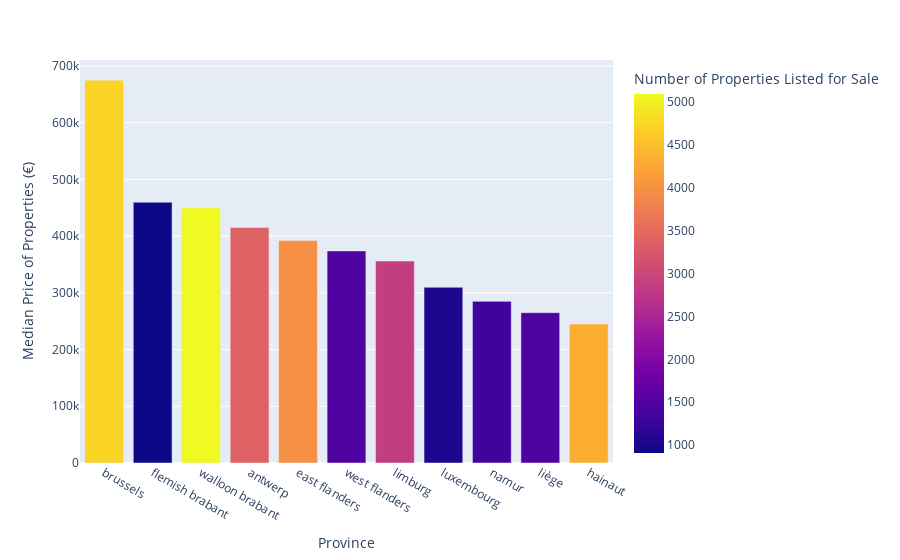

Notebook source saved alongside this figure:
### Code cell
# FIX IT! BECAUSE IT'S WRONG :(

median_price_per_province = df.groupby('province')['price'].median().sort_values(ascending=False)
number_of_properties_per_province = df['province'].value_counts().sort_index()

px.bar(df, x=median_price_per_province.index, y=median_price_per_province.values, color=number_of_properties_per_province.values, labels ={
    'x':'Province',
    'y':'Median Price of Properties (€)',
    'color':'Number of Properties Listed for Sale'
    })

### Figure 1 — Plotly figure (JSON) as saved in the notebook; plotly's stock layout.template omitted (floating-point values rounded to 4 significant figures)
{"data": [{"alignmentgroup": "True", "hovertemplate": "Province=%{x}<br>Median Price of Properties (€)=%{y}<br>Number of Properties Listed for Sale=%{marker.color}<extra></extra>", "legendgroup": "", "marker": {"color": [4715, 910, 5087, 3372, 3975, 1475, 2873, 1036, 1344, 1451, 4316], "coloraxis": "coloraxis", "pattern": {"shape": ""}}, "name": "", "offsetgroup": "", "orientation": "v", "showlegend": false, "textposition": "auto", "type": "bar", "x": ["brussels", "flemish brabant", "walloon brabant", "antwerp", "east flanders", "west flanders", "limburg", "luxembourg", "namur", "liège", "hainaut"], "xaxis": "x", "y": [675000, 459637, 450000, 415000, 392215, 373900.0, 356133, 309750, 285000, 265000, 245000], "yaxis": "y"}], "layout": {"barmode": "relative", "coloraxis": {"colorbar": {"title": {"text": "Number of Properties Listed for Sale"}}, "colorscale": [[0, "#0d0887"], [0.1111, "#46039f"], [0.2222, "#7201a8"], [0.3333, "#9c179e"], [0.4444, "#bd3786"], [0.5556, "#d8576b"], [0.6667, "#ed7953"], [0.7778, "#fb9f3a"], [0.8889, "#fdca26"], [1, "#f0f921"]]}, "legend": {"tracegroupgap": 0}, "margin": {"t": 60}, "xaxis": {"anchor": "y", "domain": [0, 1], "title": {"text": "Province"}}, "yaxis": {"anchor": "x", "domain": [0, 1], "title": {"text": "Median Price of Properties (€)"}}}}
